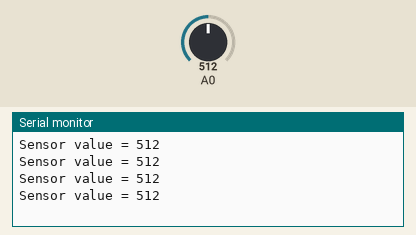
A sketch run on a simulated Arduino Uno, built with avr-gcc and run on an emulated ATmega328P. Shown: the last lines printed to the serial monitor. The inputs (shaded band) are chosen by the test bench; at power-on: A0 = 512.

Above: at 1.2 s.
1.3 s: A0 set to 716
At 1.71 s:
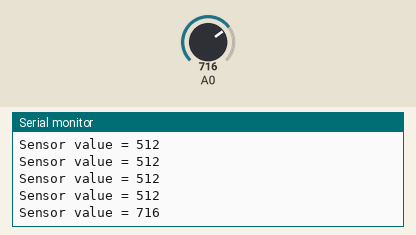
2.8 s: A0 set to 900
At 2.91 s:
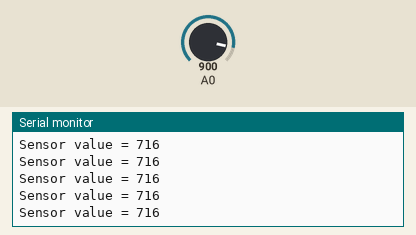
Timing chart, 0 to 5.8 s (numbered marks = the images above; inputs shaded):
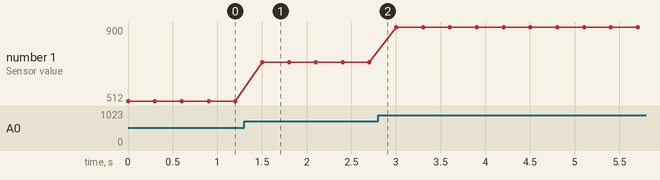

Measured:
- after the input at 1.3 s, the serial monitor: prints a new line after 0.20 s (image 1)
- plotted number 1: 512 → 716 after the input at 1.3 s, 716 → 900 after the input at 2.8 s

The sketch:

SensorRed.ino
```cpp
int sensor;

void setup() {
  Serial.begin(9600);
}

void loop() {
  sensor = analogRead(A0);
  Serial.print("Sensor value = ");
  Serial.println(sensor);
  delay(300);
}
```
